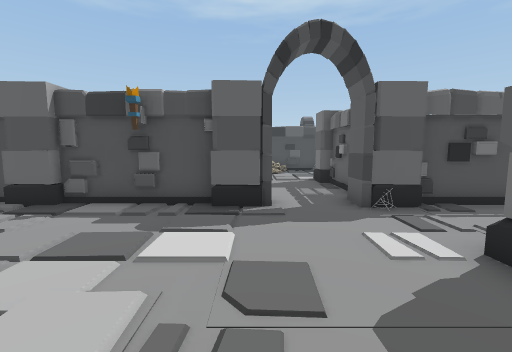
view 1 (above)

16 first-person views from a walk through a Unity game level. The camera is 1.4 m above the floor, tilts 6° down and sees 90° across. The floor is counted in squares, 1 m on a side. Each view is taken from the middle of a square. On the plan, view 1 faces up. The plan holds only what a view shows up to about 13 squares ahead; the rest is blank. The place goes on beyond the plan.

view 2
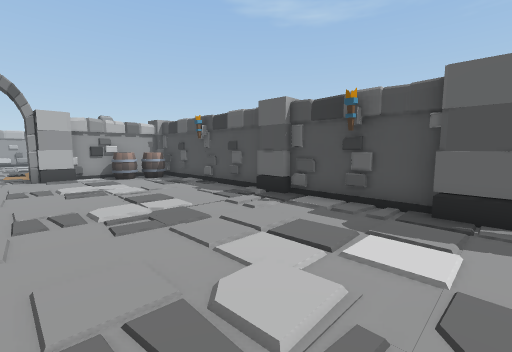

view 3
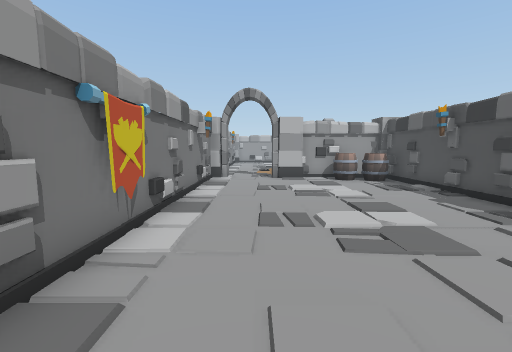

view 4
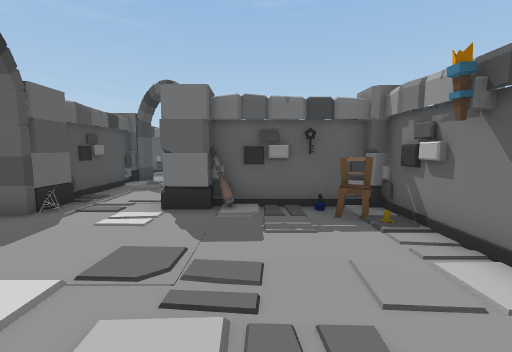

view 5
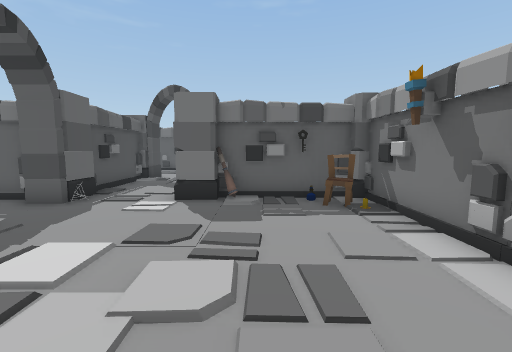

view 6
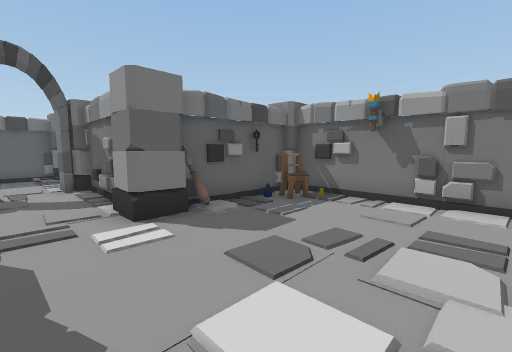

view 7
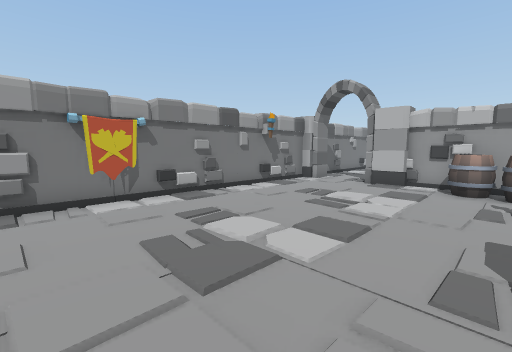

view 8
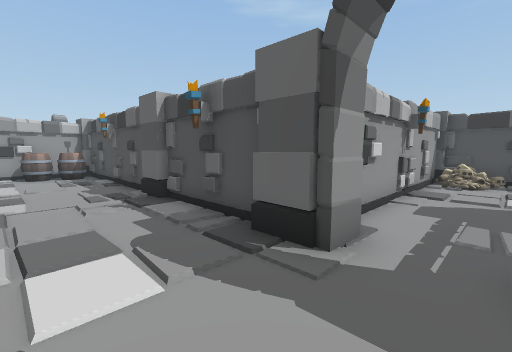

view 9
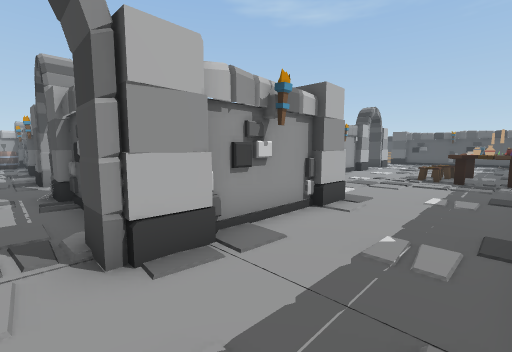

view 10
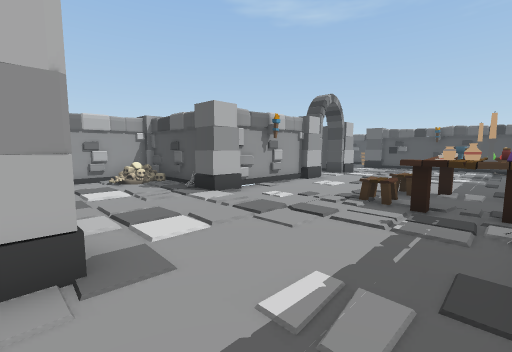

view 11
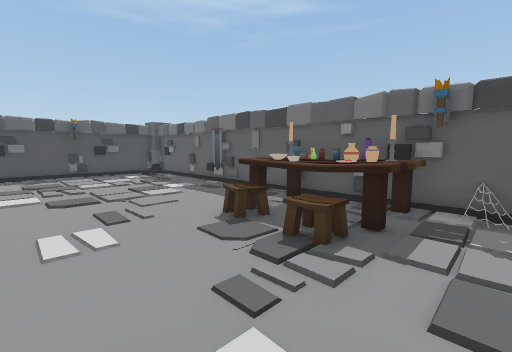

view 12
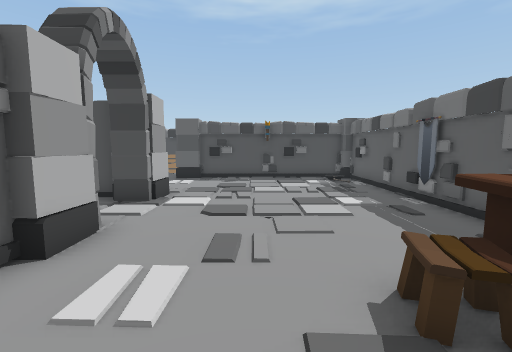

view 13
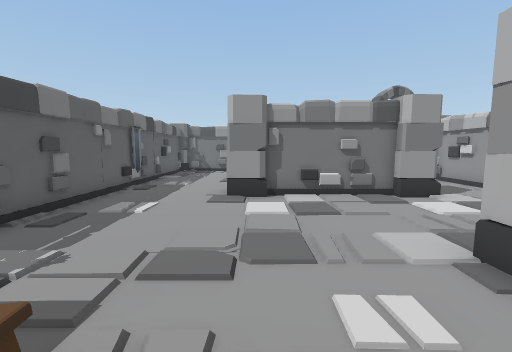

view 14
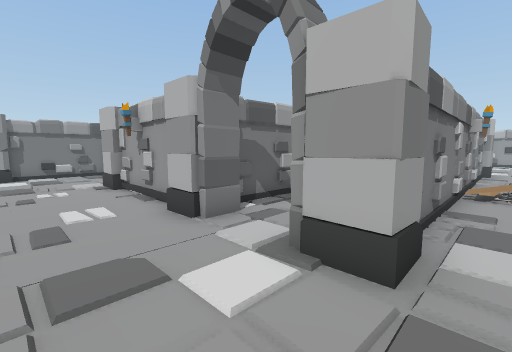

view 15
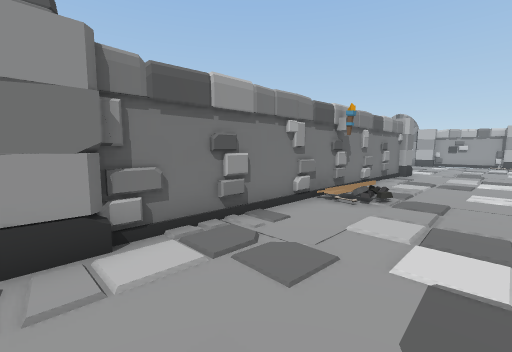

view 16
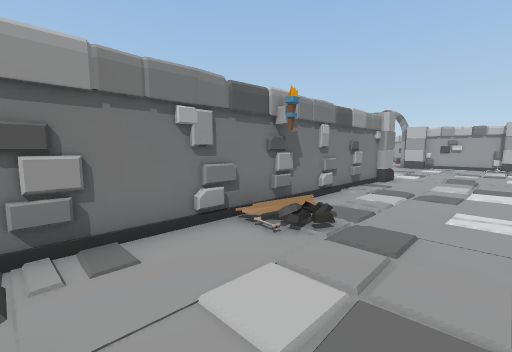

### Floor plan
Key: @ floor where view 1 was taken; # wall or solid block; . floor; / step, stairs or slope; = window, fence, low wall or low ledge; C column; B barrel; T table; F flag; O other object.
Columns run from 14 left of view 1 to 13 right of it. Each row starts with its distance up from view 1.
 31                   CC#######
 30  ......................... #
 29  ..........................#
 28  ..........................#
 27  ..........................#
 26   .CC##############C.......#
 25    C              ##.......F
 24                   .........#
 23                 ..##.......#
 22                ####C.......#
 21                   ##....TTT#
 20                    #...=#OO#
 19                    #....TOO#
 18                    #...=#TO#
 17                   ##.....TT#
 16               #####C......=#
 15               #OO..........#
 14               #O...........#
 13               #............#
 12               #..C.........#
 11               #..C####CC...#
 10               #..##  ##....#
  9               #..#    ##...F
  8              ##..#    ##...#
  7          C  ##C..C    CC...#
  6 ########CC###C#..C######...#
  5 #BB........................#
  4 #B......................../#
  3 #................CC###C#  ##
  2 CC...............C##  CC
  1 #C...............##
  0 ..............@..##
 -1 ................OO#
 -2 C##################
 -3 C

Positions as (right, up) in squares from view 1, and headings:
1: (0, 0), facing up
2: (0, 0), facing up-left
3: (-1, 0), facing left
4: (-3, 1), facing right
5: (-4, 1), facing right
6: (-2, 5), facing down-right
7: (-3, 5), facing down-left
8: (2, 3), facing up-left
9: (12, 5), facing up-left
10: (12, 11), facing up-left
11: (6, 16), facing up-right
12: (8, 18), facing up
13: (8, 19), facing down
14: (8, 27), facing down-left
15: (5, 30), facing down-left
16: (2, 30), facing down-left
